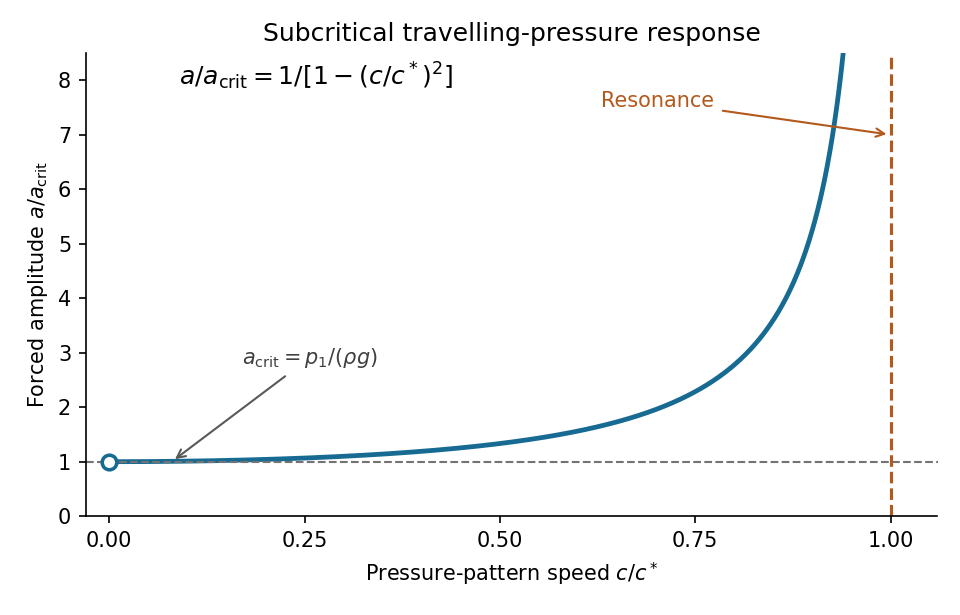

Python code for this plot:
"""Draw the requested subcritical amplitude sketch in Oxford A10 (2021).

Run from the desired output directory. Tested with Python 3.14.4 and the
NumPy/Matplotlib versions in the repository's root pyproject.toml.
"""

import matplotlib

matplotlib.use("Agg")
import matplotlib.pyplot as plt
import numpy as np


def main():
    speed = np.linspace(0, 0.95, 1000)
    amplitude = 1 / (1 - speed**2)
    fig, ax = plt.subplots(figsize=(6.4, 4.1), facecolor="white")
    ax.plot(speed, amplitude, color="#176b93", lw=2.3)
    ax.plot(0, 1, "o", ms=7, mfc="white", mec="#176b93", mew=1.7, zorder=4)
    ax.axhline(1, color="0.45", ls="--", lw=1)
    ax.axvline(1, color="#b4591c", ls="--", lw=1.5)
    ax.annotate("Resonance", xy=(1, 7.0), xytext=(0.63, 7.5), arrowprops={"arrowstyle": "->", "color": "#b4591c"}, color="#b4591c")
    ax.annotate(r"$a_{\rm crit}=p_1/(\rho g)$", xy=(0.08, 1), xytext=(0.17, 2.8), arrowprops={"arrowstyle": "->", "color": "0.35"}, color="0.25")
    ax.text(0.11, 0.93, r"$a/a_{\rm crit}=1/[1-(c/c^*)^2]$", transform=ax.transAxes, fontsize=12)
    ax.set(xlim=(-0.03, 1.06), ylim=(0, 8.5), xlabel=r"Pressure-pattern speed $c/c^*$", ylabel=r"Forced amplitude $a/a_{\rm crit}$", title="Subcritical travelling-pressure response")
    ax.set_xticks((0, 0.25, 0.5, 0.75, 1))
    ax.spines[["top", "right"]].set_visible(False)
    ax.set_facecolor("white")
    fig.tight_layout()
    fig.savefig("2021-forced-wave-amplitude.png", dpi=150, facecolor="white", transparent=False)
    plt.close(fig)


if __name__ == "__main__":
    main()
